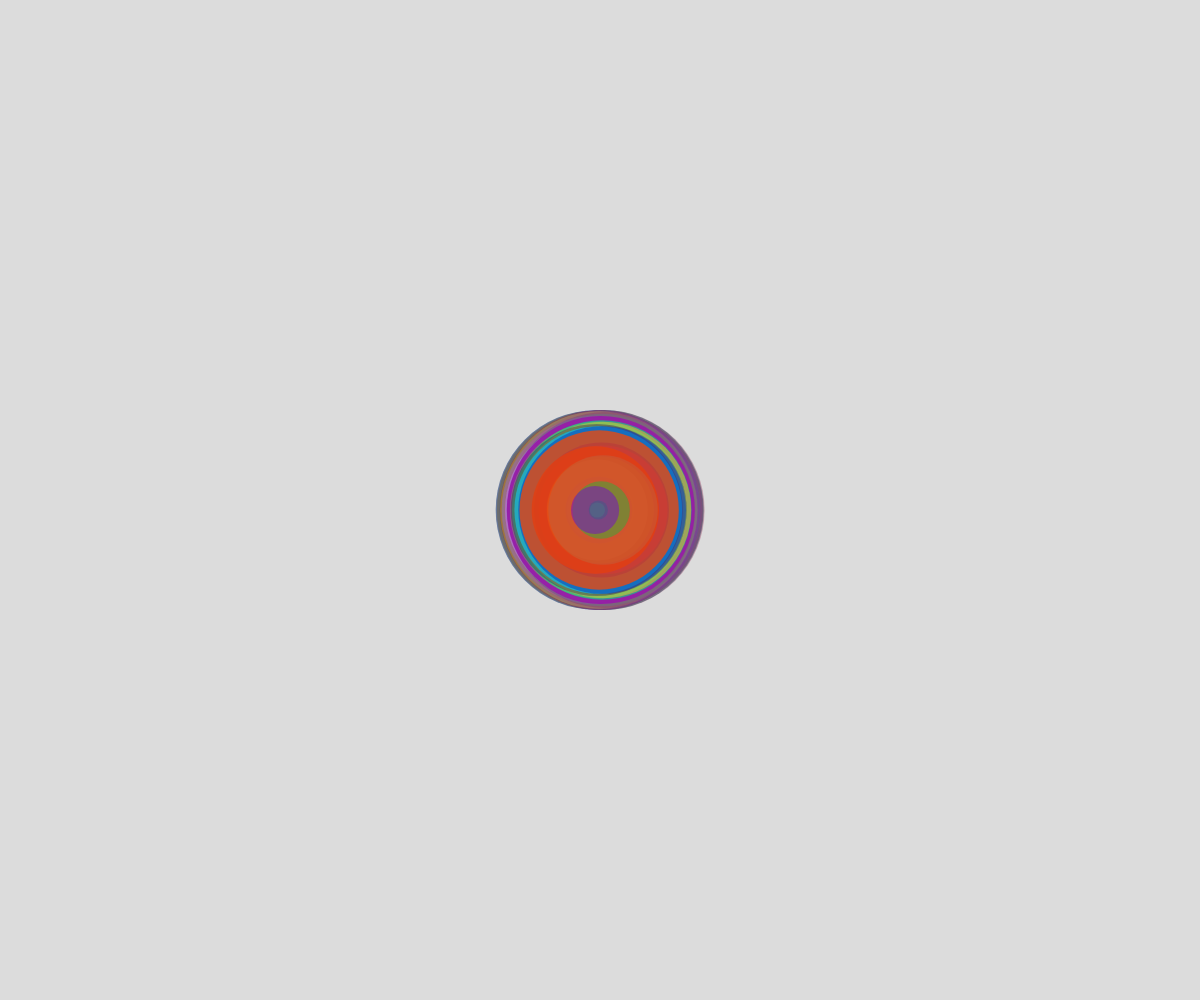
Frame 1 (no input)
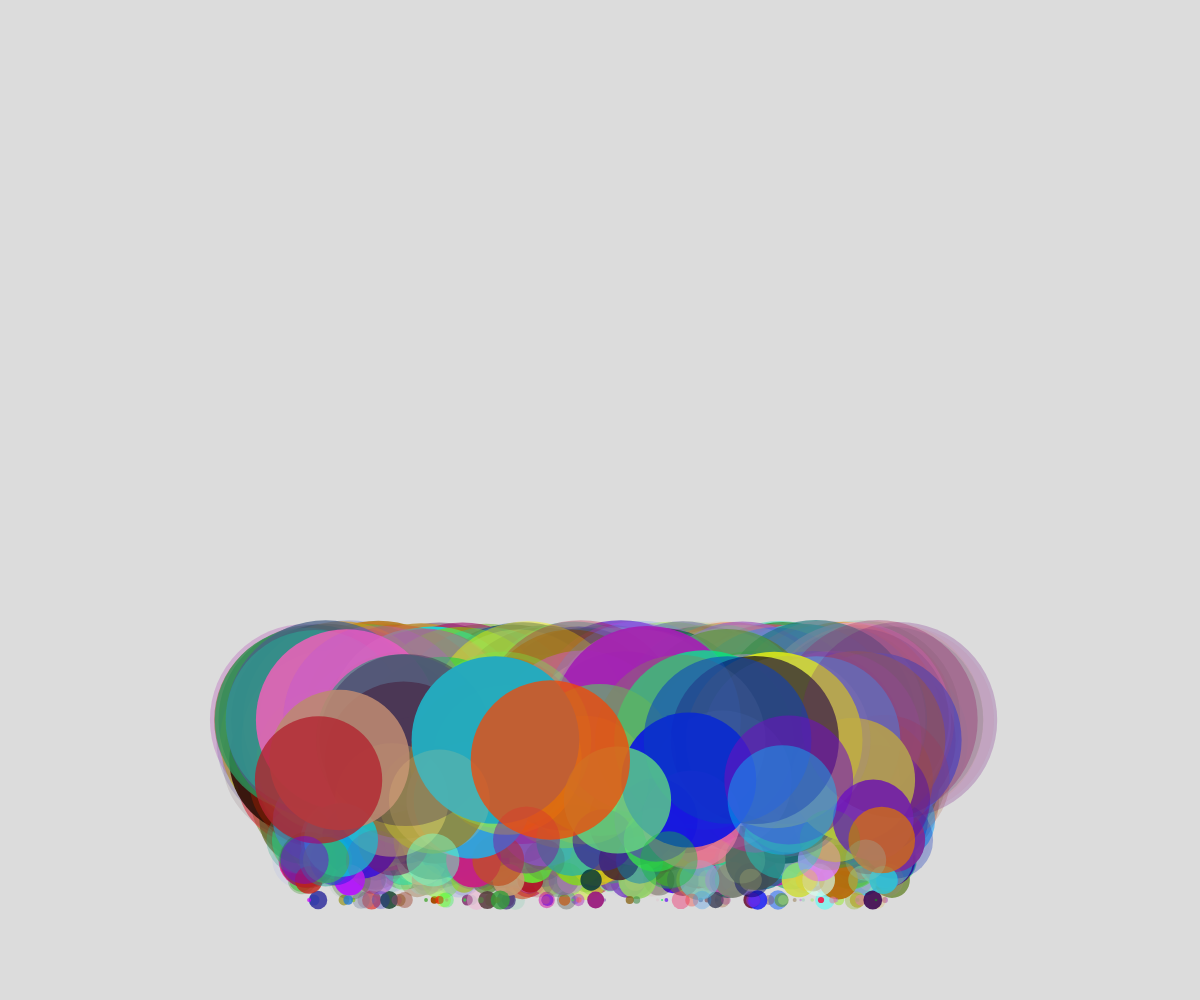
Frame 60 (no input)
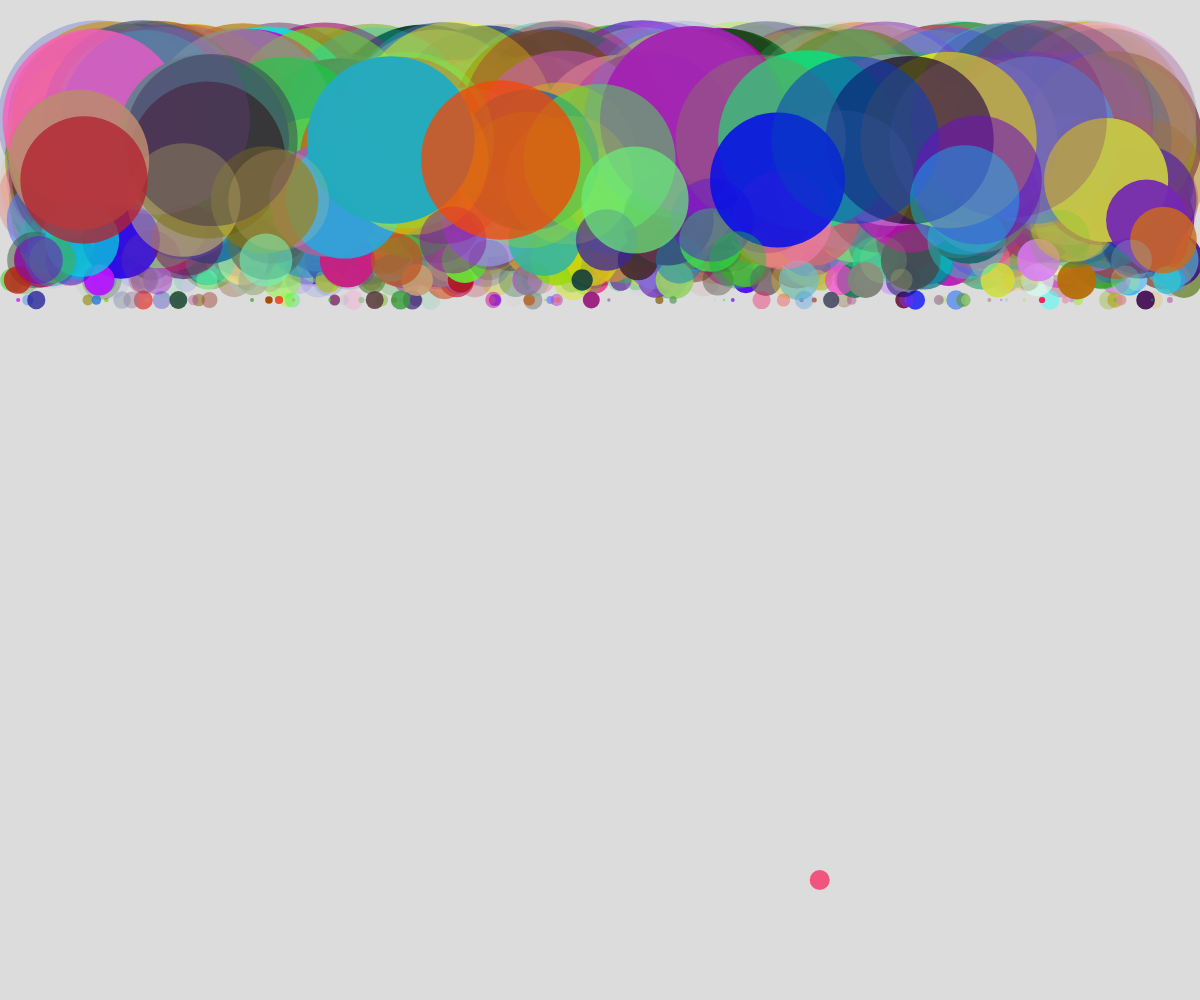
Frame 120 (the mouse pressed at the canvas centre since frame 60)

The p5.js sketch that drew these frames (run headless with seeded random() and noise() and a simulated clock; from frame 60 on, the mouse is pressed at the canvas centre):

// p5.js sketch
// ── sketch.js
//bouncing theBall demo
//october 3rd

let arr = [];

function setup() {
  createCanvas(windowWidth, windowHeight);
  for (let i = 0; i<1000; i++) {
    spawnBall(width/2, height/2);
  }
}

function draw() {
  background(220);

  for (let theBall of arr) {
    
    theBall.x+=theBall.dx
    theBall.y+=theBall.dy
  
    if (theBall.x > width-theBall.radius || theBall.x < theBall.radius) {
      theBall.dx*=-1
    }
    if (theBall.y > height-theBall.radius || theBall.y < theBall.radius) {
      theBall.dy*=-1
    }
  
  
    //display the theBall
    noStroke();
    fill(theBall.red, theBall.green, theBall.blue, theBall.alpha)
    circle(theBall.x, theBall.y, theBall.radius*2)
  }

}

function mousePressed() {
  spawnBall(mouseX, mouseY)
}


function spawnBall(theX, theY) {
  let ball = {
    x: theX,
    y: theY,
    radius: random(1, 100),
    dy: 10,
    dx: random(-5, 5),
    red: random(255),
    green: random(255),
    blue: random(255),
    alpha: random(255),
  };
  
  arr.push(ball);
}
